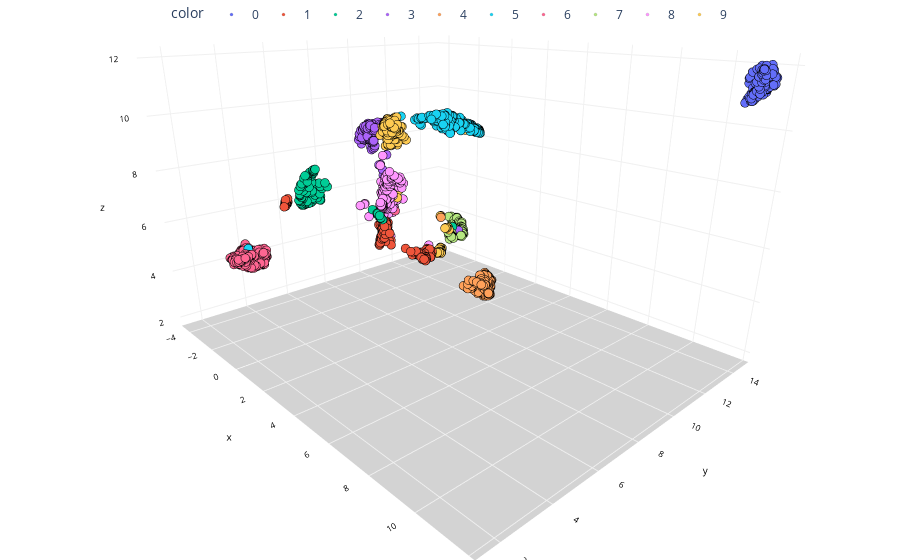

The notebook cell saved with this chart:
### Markdown cell above
##### Plot the results

### Code cell
graph=chart(X_trans, y)

### Figure 1 — Plotly figure (JSON) as saved in the notebook; plotly's stock layout.template omitted (floating-point values rounded to 4 significant figures; data arrays with more than 128 entries replaced by an {"elided": "..."} marker saying what was removed)
{"data": [{"hovertemplate": "color=0<br>x=%{x}<br>y=%{y}<br>z=%{z}<extra></extra>", "legendgroup": "0", "marker": {"color": "#636efa", "line": {"color": "black", "width": 0.1}, "size": 3, "symbol": "circle"}, "mode": "markers", "name": "0", "scene": "scene", "showlegend": true, "type": "scatter3d", "x": {"elided": "178 float values"}, "y": {"elided": "178 float values"}, "z": {"elided": "178 float values"}}, {"hovertemplate": "color=1<br>x=%{x}<br>y=%{y}<br>z=%{z}<extra></extra>", "legendgroup": "1", "marker": {"color": "#EF553B", "line": {"color": "black", "width": 0.1}, "size": 3, "symbol": "circle"}, "mode": "markers", "name": "1", "scene": "scene", "showlegend": true, "type": "scatter3d", "x": {"elided": "182 float values"}, "y": {"elided": "182 float values"}, "z": {"elided": "182 float values"}}, {"hovertemplate": "color=2<br>x=%{x}<br>y=%{y}<br>z=%{z}<extra></extra>", "legendgroup": "2", "marker": {"color": "#00cc96", "line": {"color": "black", "width": 0.1}, "size": 3, "symbol": "circle"}, "mode": "markers", "name": "2", "scene": "scene", "showlegend": true, "type": "scatter3d", "x": {"elided": "177 float values"}, "y": {"elided": "177 float values"}, "z": {"elided": "177 float values"}}, {"hovertemplate": "color=3<br>x=%{x}<br>y=%{y}<br>z=%{z}<extra></extra>", "legendgroup": "3", "marker": {"color": "#ab63fa", "line": {"color": "black", "width": 0.1}, "size": 3, "symbol": "circle"}, "mode": "markers", "name": "3", "scene": "scene", "showlegend": true, "type": "scatter3d", "x": {"elided": "183 float values"}, "y": {"elided": "183 float values"}, "z": {"elided": "183 float values"}}, {"hovertemplate": "color=4<br>x=%{x}<br>y=%{y}<br>z=%{z}<extra></extra>", "legendgroup": "4", "marker": {"color": "#FFA15A", "line": {"color": "black", "width": 0.1}, "size": 3, "symbol": "circle"}, "mode": "markers", "name": "4", "scene": "scene", "showlegend": true, "type": "scatter3d", "x": {"elided": "181 float values"}, "y": {"elided": "181 float values"}, "z": {"elided": "181 float values"}}, {"hovertemplate": "color=5<br>x=%{x}<br>y=%{y}<br>z=%{z}<extra></extra>", "legendgroup": "5", "marker": {"color": "#19d3f3", "line": {"color": "black", "width": 0.1}, "size": 3, "symbol": "circle"}, "mode": "markers", "name": "5", "scene": "scene", "showlegend": true, "type": "scatter3d", "x": {"elided": "182 float values"}, "y": {"elided": "182 float values"}, "z": {"elided": "182 float values"}}, {"hovertemplate": "color=6<br>x=%{x}<br>y=%{y}<br>z=%{z}<extra></extra>", "legendgroup": "6", "marker": {"color": "#FF6692", "line": {"color": "black", "width": 0.1}, "size": 3, "symbol": "circle"}, "mode": "markers", "name": "6", "scene": "scene", "showlegend": true, "type": "scatter3d", "x": {"elided": "181 float values"}, "y": {"elided": "181 float values"}, "z": {"elided": "181 float values"}}, {"hovertemplate": "color=7<br>x=%{x}<br>y=%{y}<br>z=%{z}<extra></extra>", "legendgroup": "7", "marker": {"color": "#B6E880", "line": {"color": "black", "width": 0.1}, "size": 3, "symbol": "circle"}, "mode": "markers", "name": "7", "scene": "scene", "showlegend": true, "type": "scatter3d", "x": {"elided": "179 float values"}, "y": {"elided": "179 float values"}, "z": {"elided": "179 float values"}}, {"hovertemplate": "color=8<br>x=%{x}<br>y=%{y}<br>z=%{z}<extra></extra>", "legendgroup": "8", "marker": {"color": "#FF97FF", "line": {"color": "black", "width": 0.1}, "size": 3, "symbol": "circle"}, "mode": "markers", "name": "8", "scene": "scene", "showlegend": true, "type": "scatter3d", "x": {"elided": "174 float values"}, "y": {"elided": "174 float values"}, "z": {"elided": "174 float values"}}, {"hovertemplate": "color=9<br>x=%{x}<br>y=%{y}<br>z=%{z}<extra></extra>", "legendgroup": "9", "marker": {"color": "#FECB52", "line": {"color": "black", "width": 0.1}, "size": 3, "symbol": "circle"}, "mode": "markers", "name": "9", "scene": "scene", "showlegend": true, "type": "scatter3d", "x": {"elided": "180 float values"}, "y": {"elided": "180 float values"}, "z": {"elided": "180 float values"}}], "layout": {"legend": {"orientation": "h", "title": {"text": "color"}, "tracegroupgap": 0, "x": 0.5, "xanchor": "center", "y": 1, "yanchor": "top"}, "margin": {"b": 0, "l": 0, "r": 0, "t": 0}, "scene": {"camera": {"center": {"x": 0, "y": 0, "z": -0.2}, "eye": {"x": 1.25, "y": -1.15, "z": 0.5}, "up": {"x": 0, "y": 0, "z": 1}}, "domain": {"x": [0, 1], "y": [0, 1]}, "xaxis": {"backgroundcolor": "white", "color": "black", "gridcolor": "#f0f0f0", "tickfont": {"size": 10}, "title": {"font": {"size": 10}, "text": "x"}}, "yaxis": {"backgroundcolor": "white", "color": "black", "gridcolor": "#f0f0f0", "tickfont": {"size": 10}, "title": {"font": {"size": 10}, "text": "y"}}, "zaxis": {"backgroundcolor": "lightgrey", "color": "black", "gridcolor": "#f0f0f0", "tickfont": {"size": 10}, "title": {"font": {"size": 10}, "text": "z"}}}, "showlegend": true, "title": {"text": "UMAP"}}}
